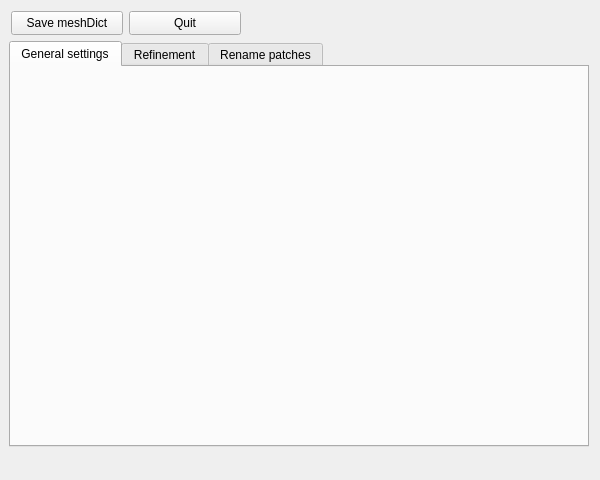
<ui version="4.0" >
 <class>meshGenQt</class>
 <widget class="Q3MainWindow" name="meshGenQt" >
  <property name="geometry" >
   <rect>
    <x>0</x>
    <y>0</y>
    <width>600</width>
    <height>480</height>
   </rect>
  </property>
  <property name="windowTitle" >
   <string>Form1</string>
  </property>
  <widget class="QWidget" name="widget" >
   <property name="geometry" >
    <rect>
     <x>0</x>
     <y>0</y>
     <width>600</width>
     <height>480</height>
    </rect>
   </property>
   <widget class="QPushButton" name="saveButton" >
    <property name="geometry" >
     <rect>
      <x>11</x>
      <y>11</y>
      <width>112</width>
      <height>24</height>
     </rect>
    </property>
    <property name="text" >
     <string>Save meshDict</string>
    </property>
   </widget>
   <widget class="QPushButton" name="quitButton" >
    <property name="geometry" >
     <rect>
      <x>129</x>
      <y>11</y>
      <width>112</width>
      <height>24</height>
     </rect>
    </property>
    <property name="text" >
     <string>Quit</string>
    </property>
   </widget>
   <widget class="QTabWidget" name="tabWidget" >
    <property name="geometry" >
     <rect>
      <x>9</x>
      <y>41</y>
      <width>580</width>
      <height>406</height>
     </rect>
    </property>
    <widget class="QWidget" name="tab" >
     <attribute name="title" >
      <string>General settings</string>
     </attribute>
    </widget>
    <widget class="QWidget" name="tab" >
     <attribute name="title" >
      <string>Refinement</string>
     </attribute>
    </widget>
    <widget class="QWidget" name="TabPage" >
     <attribute name="title" >
      <string>Rename patches</string>
     </attribute>
    </widget>
   </widget>
  </widget>
 </widget>
 <layoutdefault spacing="6" margin="11" />
 <pixmapfunction>qPixmapFromMimeSource</pixmapfunction>
 <customwidgets>
  <customwidget>
   <class>Q3MainWindow</class>
   <extends>QWidget</extends>
   <header>q3mainwindow.h</header>
   <container>1</container>
  </customwidget>
 </customwidgets>
 <resources/>
 <connections/>
</ui>
